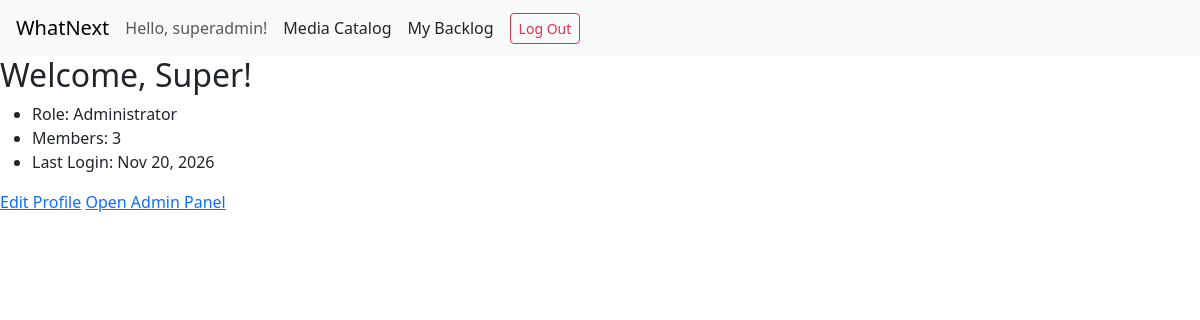
The app's page / (signed in) with its own data.
### accounts/models.py (models this page shows, shortened)
class CustomUser(AbstractUser):
    class Role(models.TextChoices):
        USER = "USER", "User"
        ADMIN = "ADMIN", "Administrator"
    role = models.CharField(max_length=10, choices=Role.choices, default=Role.USER)
    profile_photo = models.ImageField(
        upload_to="profile_photos/",
        blank=True,
        null=True
    )

### dashboard/views.py (the view)
# urls.py: path("", DashboardView.as_view(), name="dashboard"),
class DashboardView(LoginRequiredMixin, TemplateView):
    template_name = "dashboard/home.html"
    def get_context_data(self, **kwargs):
        context = super().get_context_data(**kwargs)
        context["member_count"] = CustomUser.objects.count()
        context["is_admin"] = (self.request.user.role == CustomUser.Role.ADMIN)
        return context

### templates/dashboard/home.html
{% extends "base.html" %}
{% block content %}
<h2>Welcome, {{ user.first_name|default:user.username }}!</h2>
<ul>
    <li>Role: {{ user.get_role_display }}</li>
    <li>Members: {{ member_count }}</li>
    <li>Last Login: {{ user.last_login|date:"M d, Y" }}</li>
</ul>
<a href="{% url 'profile' %}">Edit Profile</a>
{% if is_admin %}
    <a href="{% url 'admin_panel' %}">Open Admin Panel</a>
{% endif %}
{% endblock %}

### templates/base.html (shortened to what this page needs)
<!DOCTYPE html>
<html>
    <head>
         <link href="https://cdn.jsdelivr.net/npm/bootstrap@5.3.3/dist/css/bootstrap.min.css"
            rel="stylesheet">
    </head>
    <body>
        <nav class="navbar navbar-expand-lg navbar-light bg-light px-3">
            <a class="navbar-brand" href="{% url 'catalog:media_list' %}">
                WhatNext
            </a>
            {% if user.is_authenticated %}
                <span class="navbar-text me-3">
                    Hello, {{ user.username }}!
                </span>
                <a href="{% url 'catalog:media_list' %}" class="nav-link me-3">
                    Media Catalog
                </a>
                <a href="{% url 'catalog:my_backlog' %}" class="nav-link me-3">
                    My Backlog
                </a>
                <form method="post" action="{% url 'logout' %}">
                    <button type="submit" class="btn btn-outline-danger btn-sm">
                        Log Out
                    </button>
                </form>
            {% endif %}
        </nav>
        <main>
            {% block content %}{% endblock %}
        </main>
    </body>
</html>

### records on screen
CustomUser: username "superadmin", first_name "Super", role "Administrator", last_login "Nov 20, 2026"

### other values on screen
{{ member_count }} "3"
